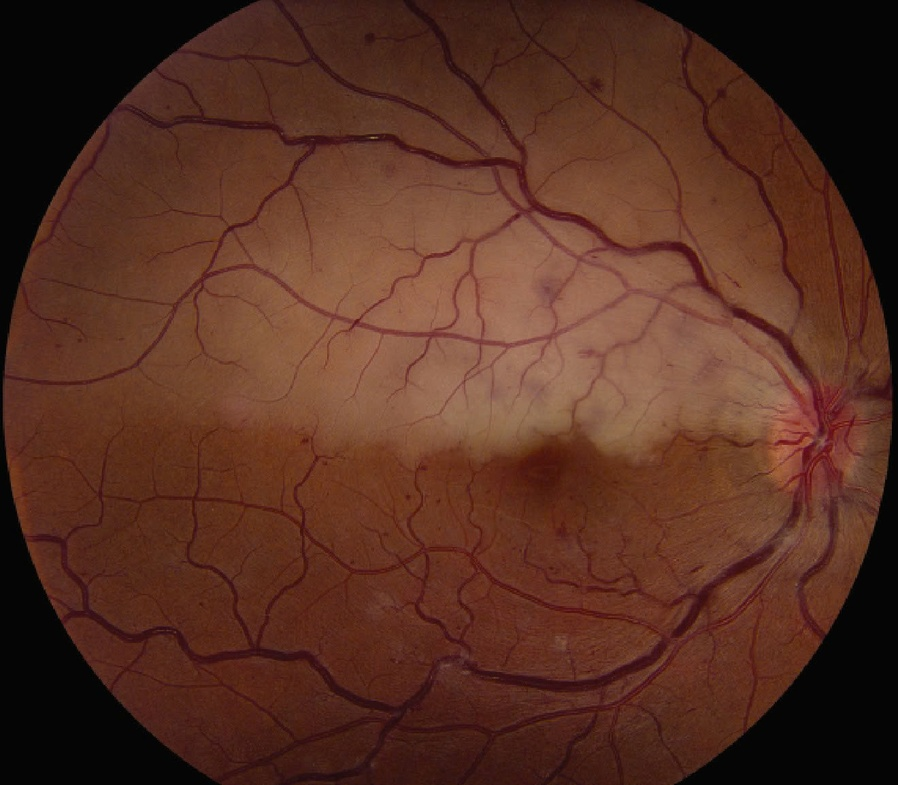
#> input picture retina.jpg, 898 x 785 px, shrunk from 1320 x 1154 before the run
$ python -i riched_image.py   (imports and definitions only)
#> lines starting #> are read from the running program, lines starting #| are printed output that depends on the picture; after the words box and inside, x2 and y2 are one past the last pixel; in counts of white or black regions, pixels touching at a corner belong together
import cv2
import numpy as np
from skimage.filters import frangi
from skimage.morphology import skeletonize
import warnings

try:
    from skimage.filters import apply_hysteresis_threshold
    _HYSTERESIS_AVAILABLE = True
except ImportError:
    _HYSTERESIS_AVAILABLE = False

# [1 line not run here, left out]

# ==========================================
# PIPELINE TĂNG CƯỜNG + SEGMENTATION
# ==========================================


def _ensure_odd(value):
    value = int(round(value))
    return value if value % 2 == 1 else value + 1


def _build_fov_mask(img):
    """Tách Field of View robust: threshold + ellipse fitting để loại bỏ viền sáng ngoài."""
    gray = cv2.cvtColor(img, cv2.COLOR_BGR2GRAY)
    h, w = gray.shape

    # ── Bước 1: threshold kép để tìm vùng võng mạc ──────────────────────────
    blur = cv2.GaussianBlur(gray, (35, 35), 0)
    _, mask_low = cv2.threshold(blur, 12, 255, cv2.THRESH_BINARY)
    _, mask_otsu = cv2.threshold(blur, 0, 255, cv2.THRESH_BINARY + cv2.THRESH_OTSU)
    fov_mask = cv2.bitwise_or(mask_low, mask_otsu)

    # ── Bước 2: giữ component lớn nhất ──────────────────────────────────────
    num_labels, labels, stats, _ = cv2.connectedComponentsWithStats(fov_mask, connectivity=8)
    if num_labels > 1:
        largest_idx = 1 + int(np.argmax(stats[1:, cv2.CC_STAT_AREA]))
        fov_mask = np.where(labels == largest_idx, 255, 0).astype(np.uint8)

    k_size = _ensure_odd(max(21, min(h, w) * 0.03))
    k_fov = cv2.getStructuringElement(cv2.MORPH_ELLIPSE, (k_size, k_size))
    fov_mask = cv2.morphologyEx(fov_mask, cv2.MORPH_CLOSE, k_fov)
    fov_mask = cv2.morphologyEx(fov_mask, cv2.MORPH_OPEN, k_fov)

    # ── Bước 3: Ellipse fitting để tạo mask tròn chính xác ──────────────────
    # Tìm contour lớn nhất và fit ellipse để loại bỏ viền sáng bên ngoài
    contours, _ = cv2.findContours(fov_mask, cv2.RETR_EXTERNAL, cv2.CHAIN_APPROX_SIMPLE)
    if contours:
        largest_cnt = max(contours, key=cv2.contourArea)
        if len(largest_cnt) >= 5:  # fitEllipse cần tối thiểu 5 điểm
            try:
                ellipse = cv2.fitEllipse(largest_cnt)
                ell_center, ell_axes, ell_angle = ellipse
                # Shrink ellipse nhẹ (~4%) để cắt đứt viền sáng ngoài võng mạc
                shrink = 0.96
                ell_axes_new = (ell_axes[0] * shrink, ell_axes[1] * shrink)

                fov_ellipse = np.zeros((h, w), dtype=np.uint8)
                cv2.ellipse(fov_ellipse,
                            (int(ell_center[0]), int(ell_center[1])),
                            (int(ell_axes_new[0] / 2), int(ell_axes_new[1] / 2)),
                            ell_angle, 0, 360, 255, -1)

                # Kết hợp: chỉ giữ phần nằm trong cả FOV ban đầu lẫn ellipse
                fov_combined = cv2.bitwise_and(fov_mask, fov_ellipse)

                # Kiểm tra: nếu ellipse mask hợp lý (>60% diện tích FOV cũ) thì dùng
                ratio = float(np.count_nonzero(fov_combined)) / max(1.0, float(np.count_nonzero(fov_mask)))
                if ratio > 0.60:
                    fov_mask = fov_combined
            except cv2.error:
                pass  # Fallback về mask cũ nếu fitEllipse thất bại

    return fov_mask


def _normalize_in_mask(channel, fov_mask, lower=2.0, upper=98.0):
    """Chuẩn hóa intensity chỉ trong FOV để ảnh tối/sáng khác nhau về cùng miền."""
    vals = channel[fov_mask > 0].astype(np.float32)
    if vals.size < 32:
        return cv2.bitwise_and(channel, channel, mask=fov_mask)

    p_low, p_high = np.percentile(vals, [lower, upper])
    if p_high - p_low < 1e-6:
        out = channel.copy()
    else:
        out = ((channel.astype(np.float32) - p_low) * (255.0 / (p_high - p_low)))
        out = np.clip(out, 0, 255).astype(np.uint8)

    out[fov_mask == 0] = 0
    return out


def _gamma_normalize(channel, fov_mask, target_mean=128.0):
    """Đưa mean intensity về mức ổn định hơn trước khi Frangi chạy."""
    vals = channel[fov_mask > 0].astype(np.float32)
    if vals.size < 32:
        return channel

    mean_val = float(np.mean(vals)) / 255.0
    target = float(target_mean) / 255.0
    if not (0.01 < mean_val < 0.99):
        return channel

    gamma = np.log(target) / np.log(mean_val + 1e-6)
    gamma = float(np.clip(gamma, 0.7, 1.6))

    lut = np.array([((i / 255.0) ** gamma) * 255 for i in range(256)], dtype=np.uint8)
    out = cv2.LUT(channel, lut)
    out[fov_mask == 0] = 0
    return out


def _correct_illumination(green, fov_mask):
    """Ước lượng nền chiếu sáng và loại bỏ gradient sáng tối trong cùng ảnh."""
    h, w = green.shape[:2]
    bg_size = _ensure_odd(max(31, min(h, w) * 0.10))
    bg_kernel = cv2.getStructuringElement(cv2.MORPH_ELLIPSE, (bg_size, bg_size))

    green_norm = _normalize_in_mask(green, fov_mask, lower=2.0, upper=99.0)
    background = cv2.morphologyEx(green_norm, cv2.MORPH_OPEN, bg_kernel)
    background = cv2.GaussianBlur(background, (bg_size, bg_size), 0)

    corrected = cv2.subtract(green_norm, background)
    bg_mean = float(np.mean(background[fov_mask > 0])) if np.any(fov_mask > 0) else 128.0
    corrected = np.clip(corrected.astype(np.float32) + 0.75 * bg_mean, 0, 255).astype(np.uint8)
    corrected = _normalize_in_mask(corrected, fov_mask, lower=1.0, upper=99.0)
    corrected = _gamma_normalize(corrected, fov_mask, target_mean=128.0)
    return corrected


def _hysteresis_vessel_threshold(resp_u8, fov_mask):
    """
    Ngưỡng kép kiểu Hysteresis (giống Canny):
    - High threshold: pixel mạch chắc chắn (seed)
    - Low threshold: pixel yếu nhưng nối liền với seed → giữ lại
    Kết quả: mạch liên tục hơn, ít đứt đoạn hơn so với ngưỡng đơn.
    """
    fov_vals = resp_u8[fov_mask > 0]
    positive = fov_vals[fov_vals > 0]
    if positive.size == 0:
        return np.zeros_like(resp_u8, dtype=np.uint8)

    # High threshold: chắc chắn là mạch (tương tự Otsu / percentile 88)
    high = float(np.percentile(positive, 88))
    # Low threshold: có thể là mạch nếu nối với pixel chắc chắn (percentile 72)
    low  = float(np.percentile(positive, 72))

    # Điều chỉnh density
    high_mask = (resp_u8.astype(np.float32) >= high) & (fov_mask > 0)
    density_high = float(np.count_nonzero(high_mask)) / max(1.0, float(np.count_nonzero(fov_mask)))
    if density_high < 0.03:   # Quá ít seed → hạ ngưỡng
        high = float(np.percentile(positive, 82))
        low  = float(np.percentile(positive, 65))
    elif density_high > 0.20:  # Quá nhiều → tăng ngưỡng
        high = float(np.percentile(positive, 92))
        low  = float(np.percentile(positive, 78))

    if _HYSTERESIS_AVAILABLE:
        resp_f = resp_u8.astype(np.float32)
        hyst = apply_hysteresis_threshold(resp_f, low, high)
        result = (hyst & (fov_mask > 0)).astype(np.uint8) * 255
    else:
        # Fallback: ngưỡng đơn với low threshold
        thresh = int(np.clip(low, 1, 255))
        result = ((resp_u8 >= thresh) & (fov_mask > 0)).astype(np.uint8) * 255

    return result


# [20 lines left out: function _adaptive_vessel_threshold, not called in this run]


def _filter_components(mask_u8, proc_mask, min_area):
    num_labels, labels, stats, _ = cv2.connectedComponentsWithStats(mask_u8, connectivity=8)
    cleaned = np.zeros_like(mask_u8)
    for i in range(1, num_labels):
        area = stats[i, cv2.CC_STAT_AREA]
        if area < min_area:
            continue
        comp_mask = labels == i
        overlap = np.count_nonzero(comp_mask & (proc_mask > 0)) / float(max(1, area))
        if overlap > 0.5:
            cleaned[comp_mask] = 255
    return cleaned


def get_enhanced_vessels(img, return_details=False):
    # ===== 1. Robust FOV mask =====
    fov_mask = _build_fov_mask(img)

    # Erode nhẹ vùng xử lý để tránh bắt nhầm viền sáng tròn của fundus.
    proc_kernel = cv2.getStructuringElement(cv2.MORPH_ELLIPSE, (_ensure_odd(max(9, min(img.shape[:2]) * 0.02)),) * 2)
    proc_mask = cv2.erode(fov_mask, proc_kernel, iterations=1)
    if np.count_nonzero(proc_mask) < 0.7 * np.count_nonzero(fov_mask):
        proc_mask = fov_mask.copy()

    # ===== 2. Xóa nền ngoài FOV =====
    img_no_bg = cv2.bitwise_and(img, img, mask=fov_mask)

    # ===== 3. Green channel + illumination correction + CLAHE =====
    green = img[:, :, 1]
    green_corrected = _correct_illumination(green, proc_mask)

    clahe = cv2.createCLAHE(clipLimit=2.5, tileGridSize=(8, 8))
    g_eq = clahe.apply(green_corrected)
    en_green = cv2.bitwise_and(g_eq, g_eq, mask=proc_mask)

    # ===== 4. Multi-scale vessel enhancement =====
    g_norm = en_green.astype(np.float64) / 255.0
    frangi_ok = False
    with warnings.catch_warnings():
        warnings.simplefilter("ignore")
        try:
            vessel_resp = frangi(
                g_norm,
                sigmas=tuple(np.arange(1, 9, 1)),
                alpha=0.5,
                beta=0.5,
                gamma=15,
                black_ridges=True,
            )
            frangi_ok = vessel_resp.max() > 0
        except Exception:
            frangi_ok = False

    g_smooth = cv2.GaussianBlur(en_green, (5, 5), 0)
    bh9 = cv2.morphologyEx(g_smooth, cv2.MORPH_BLACKHAT,
                           cv2.getStructuringElement(cv2.MORPH_ELLIPSE, (9, 9)))
    bh15 = cv2.morphologyEx(g_smooth, cv2.MORPH_BLACKHAT,
                            cv2.getStructuringElement(cv2.MORPH_ELLIPSE, (15, 15)))
    bh_resp = cv2.normalize(cv2.addWeighted(bh9, 0.6, bh15, 0.4, 0),
                            None, 0, 255, cv2.NORM_MINMAX).astype(np.uint8)

    if frangi_ok:
        frangi_u8 = (vessel_resp / max(vessel_resp.max(), 1e-6) * 255).astype(np.uint8)
        resp_u8 = cv2.addWeighted(frangi_u8, 0.78, bh_resp, 0.22, 0)
    else:
        resp_u8 = bh_resp

    resp_u8 = _normalize_in_mask(resp_u8, proc_mask, lower=1.0, upper=99.5)
    resp_u8 = cv2.GaussianBlur(resp_u8, (3, 3), 0)
    resp_u8 = cv2.bitwise_and(resp_u8, resp_u8, mask=proc_mask)

    # ===== 5. Hysteresis threshold (ngưỡng kép) =====
    # Giống kỹ thuật của chị trong team: high seed + low connect
    vessel_mask = _hysteresis_vessel_threshold(resp_u8, proc_mask)
    if np.count_nonzero(vessel_mask) < 100:  # Fallback nếu hysteresis thất bại
        thresh = _adaptive_vessel_threshold(resp_u8, proc_mask)
        vessel_mask = ((resp_u8 >= thresh) & (proc_mask > 0)).astype(np.uint8) * 255

    min_area = max(40, int(np.count_nonzero(proc_mask) * 0.00006))
    raw_vessel_mask = _filter_components(vessel_mask, proc_mask, min_area)

    # ===== 6. Morphology cleanup =====
    # Chỉ CLOSE để nối đoạn đứt nhỏ nhưng không làm mất mạch mảnh.
    k3 = cv2.getStructuringElement(cv2.MORPH_ELLIPSE, (3, 3))
    vessel_mask = cv2.morphologyEx(raw_vessel_mask, cv2.MORPH_CLOSE, k3, iterations=1)

    # ===== 7. CC filter — area only + FOV overlap =====
    vessel_mask = _filter_components(vessel_mask, proc_mask, min_area)

    # ===== 8. Skeleton + prune =====
    skeleton = skeletonize(vessel_mask > 0).astype(np.uint8) * 255
    skeleton = cv2.bitwise_and(skeleton, skeleton, mask=proc_mask)

    n_s, lab_s, stats_s, _ = cv2.connectedComponentsWithStats(
        (skeleton > 0).astype(np.uint8), connectivity=8)
    sk_clean = np.zeros_like(skeleton)
    for i in range(1, n_s):
        if stats_s[i, cv2.CC_STAT_AREA] >= 12:
            sk_clean[lab_s == i] = 255
    skeleton = sk_clean

    if return_details:
        details = {
            "raw_vessel_mask": raw_vessel_mask,
        }
        return en_green, vessel_mask, skeleton, img_no_bg, proc_mask, details

    return en_green, vessel_mask, skeleton, img_no_bg, proc_mask

>>> import cv2
>>> picture = cv2.imread('retina.jpg')
#> picture is the input picture: shape (785, 898, 3); mean B, G, R 34.1, 47.8, 86.4
>>> result = get_enhanced_vessels(picture)
#> in _build_fov_mask, `_, mask_low = cv2.threshold(blur, 12, 255, cv2.THRESH_BINARY)`:
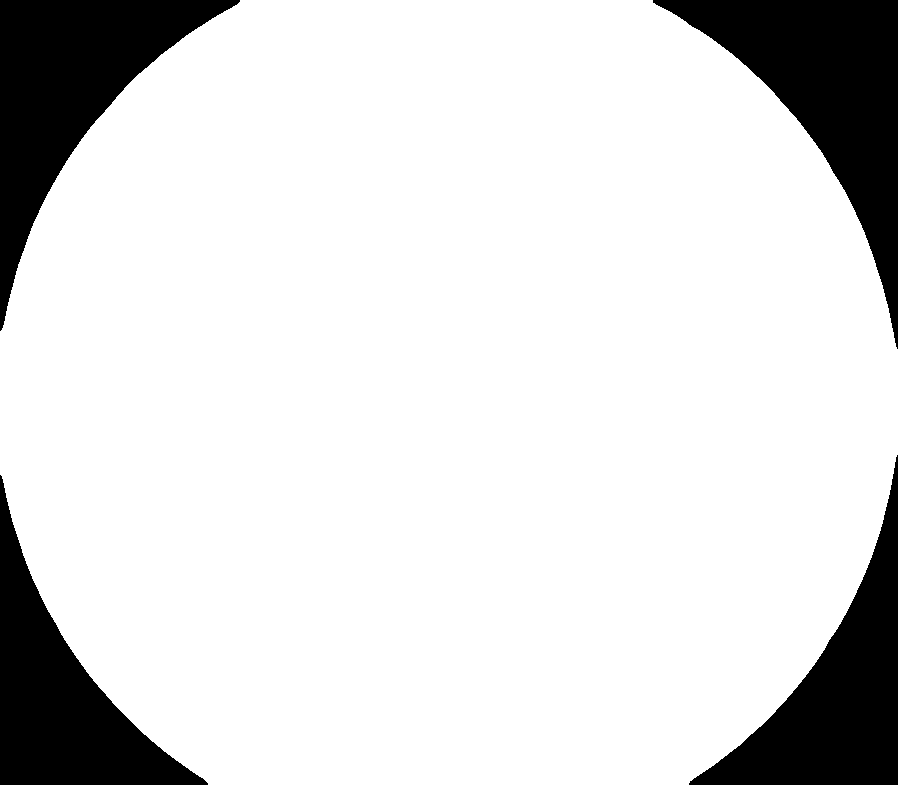
#> mask_low: shape (785, 898); 85.4% white; 4 black regions, box (x1, y1, x2, y2) and area: (653, 0, 898, 349) 28610, (0, 0, 240, 331) 27338, (689, 455, 898, 785) 23672, (0, 475, 208, 785) 22950
#> in _build_fov_mask, `num_labels, labels, stats, _ = cv2.connectedComponentsWithStats(fov_ma..`: num_labels = 2; stats = [[0, 0, 898, 785, 102570], [0, 0, 898, 785, 602360]]
#> in _build_fov_mask, `largest_idx = 1 + int(np.argmax(stats[1:, cv2.CC_STAT_AREA]))`: largest_idx = 1
#> in _build_fov_mask, `contours, _ = cv2.findContours(fov_mask, cv2.RETR_EXTERNAL, cv2.CHAIN_..`: contours = 1 contour; box (x1, y1, x2, y2) and area: (0, 0, 898, 785) 602268
#> in _build_fov_mask, `largest_cnt = max(contours, key=cv2.contourArea)`: largest_cnt = contour of 730 points, box (x1, y1, x2, y2) (0, 0, 898, 785), area 602268
#> in _build_fov_mask, `ellipse = cv2.fitEllipse(largest_cnt)`: ellipse = ((447, 402.1), (898.1, 901.7), 102.6)
#> in _build_fov_mask, `ell_center, ell_axes, ell_angle = ellipse`: ell_center = (447, 402.1); ell_axes = (898.1, 901.7); ell_angle = 102.6
#> in _build_fov_mask, `ell_axes_new = (ell_axes[0] * shrink, ell_axes[1] * shrink)`: ell_axes_new = (862.2, 865.7)
#> in _build_fov_mask, `ratio = float(np.count_nonzero(fov_combined)) / max(1.0, float(np.coun..`: ratio = 0.938
#> in _normalize_in_mask, `p_low, p_high = np.percentile(vals, [lower, upper])`: p_low = 19; p_high = 113
#> in _correct_illumination, `bg_mean = float(np.mean(background[fov_mask > 0])) if np.any(fov_mask ..`: bg_mean = 43.21
#> in _correct_illumination, `corrected = np.clip(corrected.astype(np.float32) + 0.75 * bg_mean, 0, ..`:
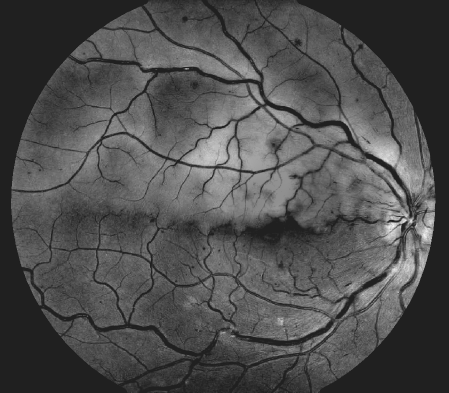
#> corrected: shape (785, 898) (shown at 1/2 size); min 32, max 255, mean 78.6
#> call 2 of _normalize_in_mask, with lower = 1, upper = 99
#> in _normalize_in_mask (call 2), `p_low, p_high = np.percentile(vals, [lower, upper])`: p_low = 32; p_high = 179
#> in _normalize_in_mask (call 2), `out = np.clip(out, 0, 255).astype(np.uint8)`:
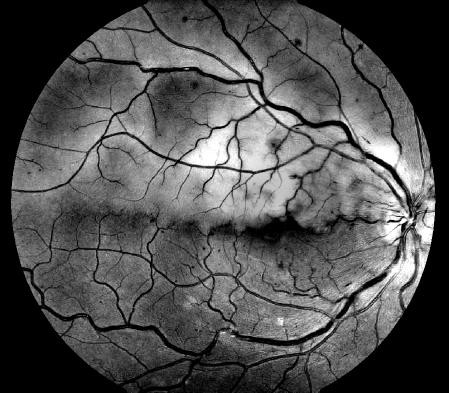
#> out: shape (785, 898) (shown at 1/2 size); min 0, max 255, mean 80.3
#> in _gamma_normalize, `mean_val = float(np.mean(vals)) / 255.0`: mean_val = 0.403
#> in _gamma_normalize, `gamma = np.log(target) / np.log(mean_val + 1e-6)`: gamma = 0.759
#> in _gamma_normalize, `lut = np.array([((i / 255.0) ** gamma) * 255 for i in range(256)], dty..`: lut = 256 values from 0 to 255
#> in get_enhanced_vessels, `frangi_ok = vessel_resp.max() > 0`: frangi_ok = True
#> call 3 of _normalize_in_mask, with lower = 1, upper = 99.5
#> in _normalize_in_mask (call 3), `p_low, p_high = np.percentile(vals, [lower, upper])`: p_low = 0; p_high = 66
#> in _normalize_in_mask (call 3), `out[fov_mask == 0] = 0`:
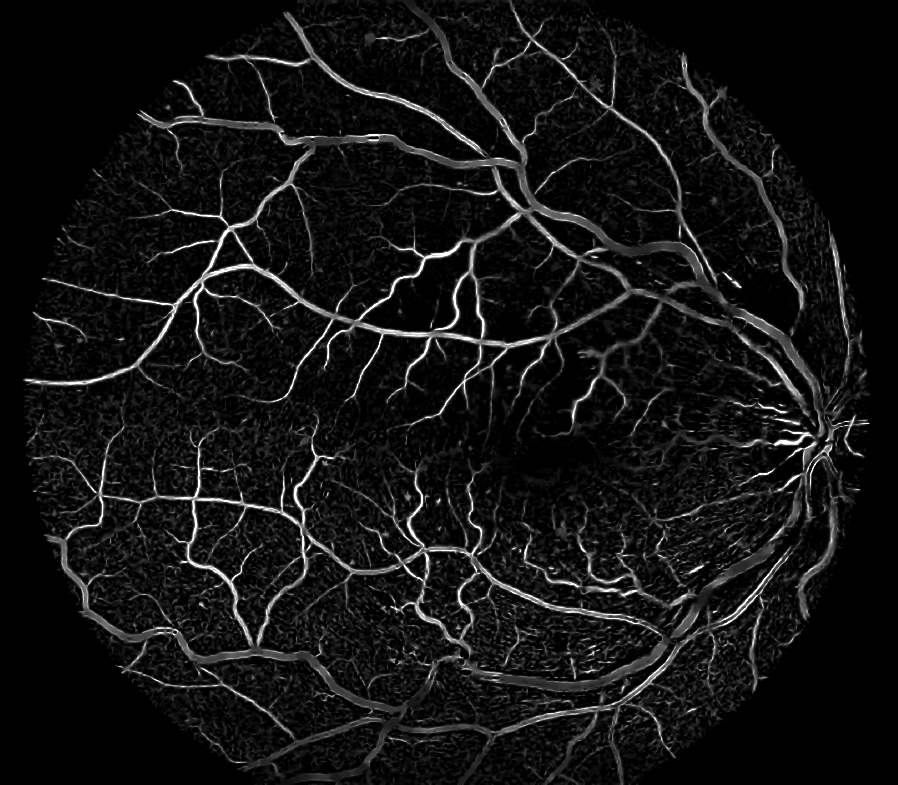
#> out: shape (785, 898); min 0, max 255, mean 19
#> in _hysteresis_vessel_threshold, `high = float(np.percentile(positive, 88))`: high = 62
#> in _hysteresis_vessel_threshold, `low  = float(np.percentile(positive, 72))`: low = 26
#> in _hysteresis_vessel_threshold, `density_high = float(np.count_nonzero(high_mask)) / max(1.0, float(np...`: density_high = 0.111
#> in get_enhanced_vessels, `min_area = max(40, int(np.count_nonzero(proc_mask) * 0.00006))`: min_area = 40
#> in _filter_components, `num_labels, labels, stats, _ = cv2.connectedComponentsWithStats(mask_u..`: num_labels = 222; stats = 222 rows, first 6: [0, 0, 898, 785, 584896], [23, 0, 847, 785, 101984], [457, 12, 16, 13, 71], [438, 15, 16, 6, 45], [509, 36, 12, 6, 45], [428, 43, 10, 7, 30]
#> the loop in _filter_components, `for i in range(1, num_labels):` made 221 passes
#> area on passes 1 to 3: 101984, 71, 45
#> call 2 of _filter_components, with min_area = 40
#> in _filter_components (call 2), `num_labels, labels, stats, _ = cv2.connectedComponentsWithStats(mask_u..`:
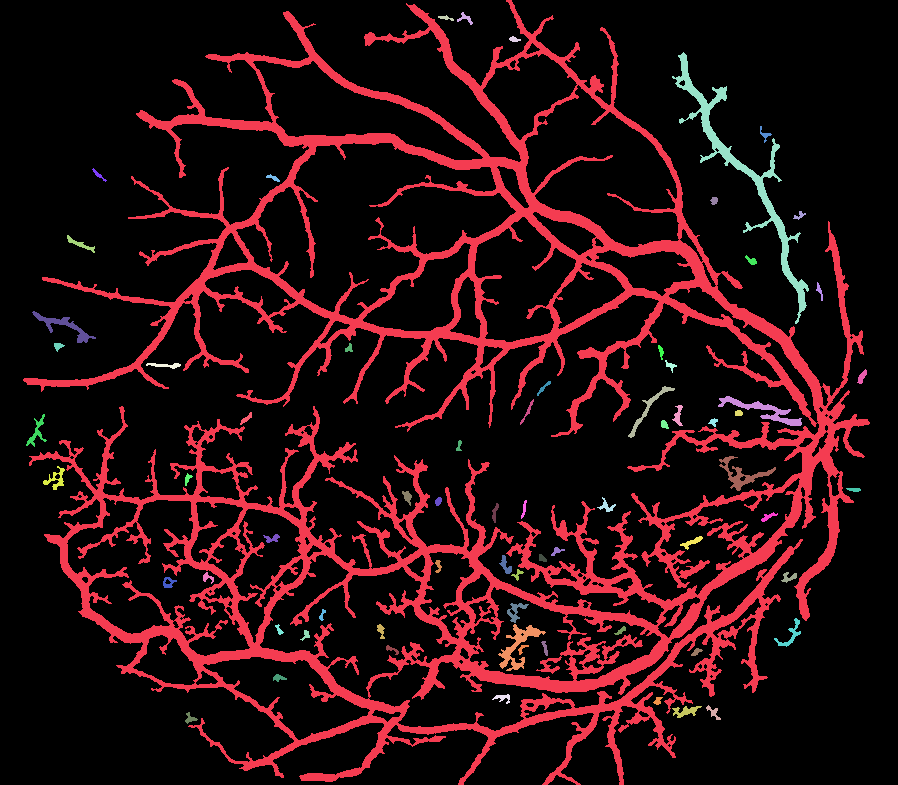
#> labels: shape (785, 898) int32; 70 distinct labels, from 0 to 69; one colour per label, 0 black
#> in _filter_components (call 2), `num_labels, labels, stats, _ = cv2.connectedComponentsWithStats(mask_u..`: num_labels = 70; stats = 70 rows, first 6: [0, 0, 898, 785, 585403], [23, 0, 847, 785, 109324], [457, 12, 16, 13, 73], [438, 15, 16, 6, 45], [509, 36, 12, 6, 45], [672, 52, 137, 272, 3187]
#> the loop in _filter_components (call 2), `for i in range(1, num_labels):` made 69 passes
#> area on passes 1 to 8: 109324, 73, 45, 45, 3187, 59, 50, 48
#> pass 1, in _filter_components (call 2), `comp_mask = labels == i`:
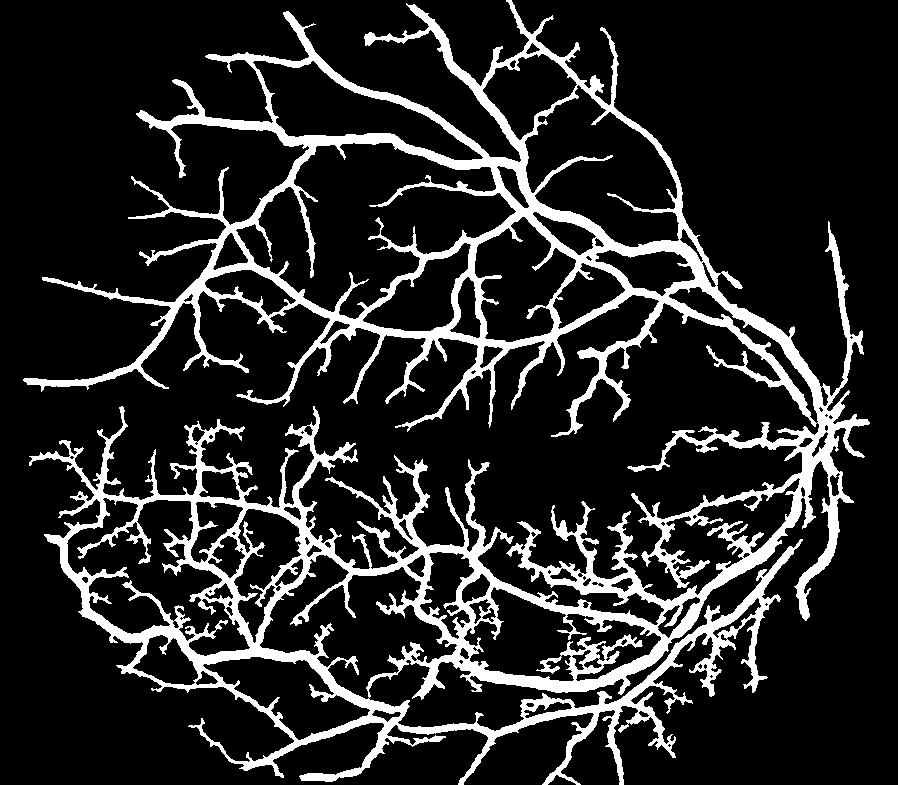
#> comp_mask: shape (785, 898) bool; 15.5% white; 1 white region, box (x1, y1, x2, y2) and area: (23, 0, 870, 785) 109324
#> in get_enhanced_vessels, `n_s, lab_s, stats_s, _ = cv2.connectedComponentsWithStats( (skeleton >..`: n_s = 70; stats_s = 70 rows, first 6: [0, 0, 898, 785, 682766], [25, 0, 844, 785, 19894], [457, 12, 15, 12, 22], [438, 16, 15, 4, 15], [511, 38, 10, 3, 10], [672, 55, 136, 268, 543]
#> result = 5 items
